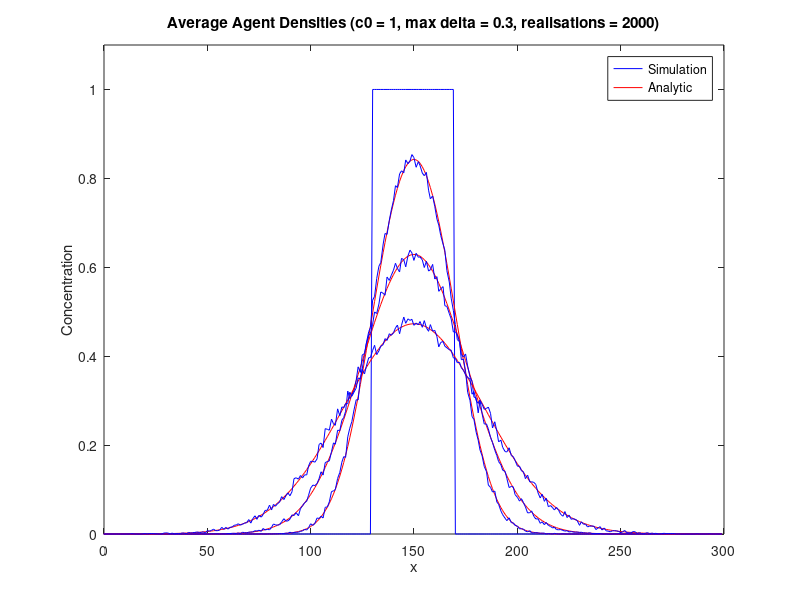

Write MATLAB code to recreate this figure.
clear all;
close all;
clc;

%% load simulation results
load('lattice_profile_init.mat');
mesh = node_positions_0_30_0(:, 1);
nodeCount = length(mesh);

%% determine the analytic solutions
c0 = 1;
analytic_sol = @(c0, x, t) (c0/2) * ...
    (erf((20 - (x - 150)) / (2 * sqrt(1/2 * t))) + erf((20 + (x - 150)) / (2 * sqrt(1/2 * t))));

sol_200_analytic = zeros(nodeCount, 1);
sol_500_analytic = zeros(nodeCount, 1);
sol_1000_analytic = zeros(nodeCount, 1);

for i = 1:nodeCount
    sol_200_analytic(i) = analytic_sol(c0, mesh(i), 200);
    sol_500_analytic(i) = analytic_sol(c0, mesh(i), 500);
    sol_1000_analytic(i) = analytic_sol(c0, mesh(i), 1000);
end

%% determine the averaged solutions for t = 0
sol_init = lattice_profile_0_30_init;

%% determine the averaged solutions for t = 200
load('lattice_profile_200.mat');

sol_200_avg = zeros(nodeCount, 1);
realisationMaxIndex = 1999;

for i = 0:realisationMaxIndex
    eval(['sol_200_avg = sol_200_avg + lattice_profile_0_30_0_' num2str(i) '(:);']);
end
sol_200_avg = sol_200_avg / (realisationMaxIndex + 1);

%% determine the averaged solutions for t = 500
load('lattice_profile_500.mat');

sol_500_avg = zeros(nodeCount, 1);
for i = 0:realisationMaxIndex
    eval(['sol_500_avg = sol_500_avg + lattice_profile_0_30_0_' num2str(i) '(:);']);
end
sol_500_avg = sol_500_avg / (realisationMaxIndex + 1);

%% determine the averaged solutions for t = 1000
load('lattice_profile_1000.mat');

sol_1000_avg = zeros(nodeCount, 1);

for i = 0:realisationMaxIndex
    eval(['sol_1000_avg = sol_1000_avg + lattice_profile_0_30_0_' num2str(i) '(:);']);
end
sol_1000_avg = sol_1000_avg / (realisationMaxIndex + 1);

%% plot solutions
figure;

plot(mesh, sol_init, 'b');
hold all;

plot(mesh, sol_200_analytic, 'r');
plot(mesh, sol_200_avg, 'b');

plot(mesh, sol_500_analytic, 'r');
plot(mesh, sol_500_avg, 'b');

plot(mesh, sol_1000_analytic, 'r');
plot(mesh, sol_1000_avg, 'b');

title('Average Agent Densities (c0 = 1, max delta = 0.3, realisations = 2000)', ...
    'FontWeight', 'Bold');
xlabel('x');
ylabel('Concentration');
ylim([0 1.1]);
xlim([0 300]);
legend('Simulation', 'Analytic');
